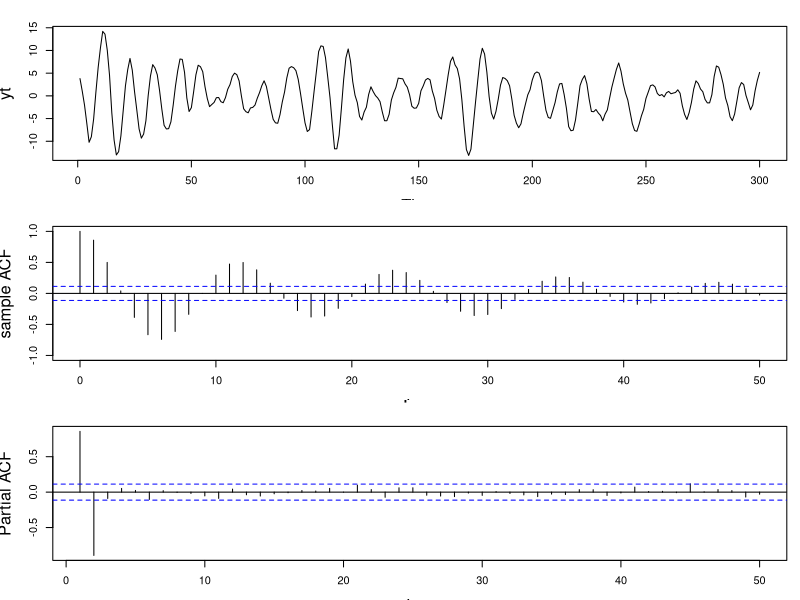
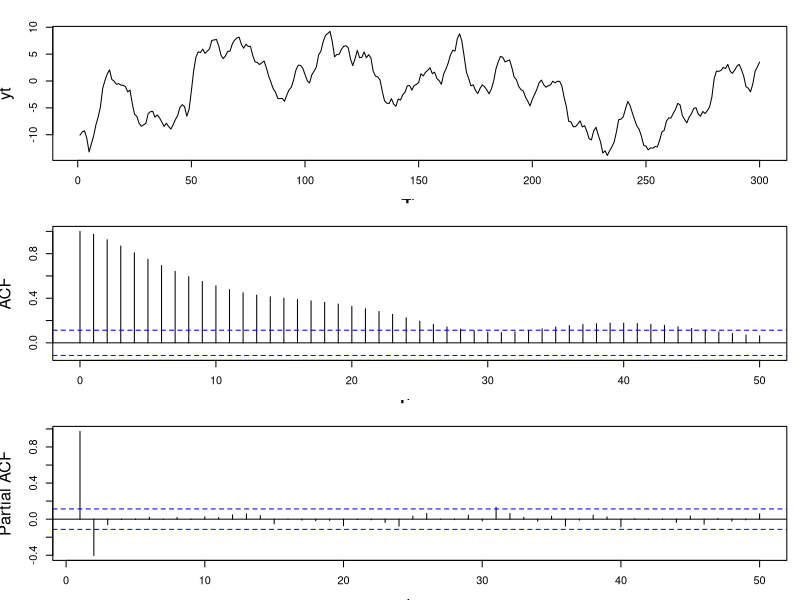
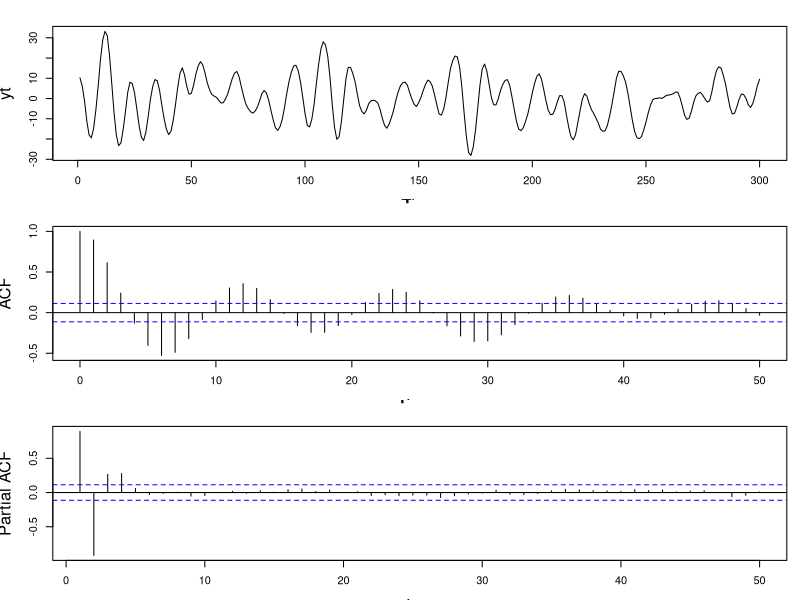

These charts were generated, in order, by the following R code:
## ---- chunk 1
#| label: ar-roots

# Assume the folloing AR coefficients for an AR(8)
phi=c(0.27, 0.07, -0.13, -0.15, -0.11, -0.15, -0.23, -0.14)
roots=1/polyroot(c(1, -phi)) # compute reciprocal characteristic roots
r=Mod(roots) # compute moduli of reciprocal roots
lambda=2*pi/Arg(roots) # compute periods of reciprocal roots

# print results modulus and frequency by decreasing order
print(cbind(r, abs(lambda))[order(r, decreasing=TRUE), ][c(2,4,6,8),]) 
## ---- chunk 2
#| label: ar-sim-complex-valued-roots

## simulate data from an AR(2)
set.seed(2021)
## AR(2) with a pair of complex-valued roots with modulus 0.95 and period 12 
r=0.95
lambda=12 
phi=numeric(2) 
phi[1]<- 2*r*cos(2*pi/lambda) 
phi[2] <- -r^2
phi
T=300 # number of time points
sd=1 # innovation standard deviation
yt=arima.sim(n=T, model = list(ar = phi), sd=sd)

par(mfrow = c(3, 1), mar = c(3, 4, 2, 1), cex.lab = 1.5)
## plot simulated data
ts.plot(yt)
## draw sample autocorrelation function
acf(yt, lag.max = 50,
    type = "correlation", ylab = "sample ACF", 
    lty = 1, ylim = c(-1, 1), main = " ")

## draw sample partial autocorrelation function
pacf(yt, lag.ma = 50, main = "sample PACF")
## ---- chunk 3
#| label: ar-sim-real-valued-roots
### Simulate from AR(2) with two real reciprocal roots (e.g., 0.95 and 0.5)
set.seed(2021)
recip_roots=c(0.95, 0.5) ## two different real reciprocal roots
phi=c(sum(recip_roots), -prod(recip_roots)) ## compute ar coefficients
phi
T=300 ## set up number of time points
sd=1 ## set up standard deviation
yt=arima.sim(n=T,model = list(ar=phi),sd=sd) # generate ar(2)

par(mfrow = c(3, 1), mar = c(3, 4, 2, 1),  cex.lab = 1.5, cex.main = 1.5)
### plot simulated data 
ts.plot(yt)
### plot sample ACF
acf(yt, lag.max = 50, type = "correlation",  main = "sample ACF")
### plot sample PACF
pacf(yt, lag.max = 50, main = "sample PACF")
## ---- chunk 4
#| label: ar-sim-ar3

### Simulate from AR(3) with one real root 
### and a pair of complex roots (e.g., r=0.95 and lambda = 12 and real root with
### 0.8 modulus)
set.seed(2021)
r= c(0.95, 0.95, 0.8) ## modulus
lambda=c(-12, 12) ## lambda
recip_roots=c(r[1:2]*exp(2*pi/lambda*1i), r[3]) ## reciprocal roots
phi <- numeric(3) # placeholder for phi
phi[1]=Re(sum(recip_roots)) # ar coefficients at lag 1
phi[2]=-Re(recip_roots[1]*recip_roots[2] + recip_roots[1]*recip_roots[3] + recip_roots[2]*recip_roots[3]) # ar coefficients at lag 2
phi[3]=Re(prod(recip_roots))
phi
T=300 # number of time points
sd=1 # standard deviation
yt=arima.sim(n=T,model = list(ar=phi), sd = sd) # generate ar(3)

par(mfrow = c(3,1),  mar = c(3, 4, 2, 1), cex.lab = 1.5, cex.main = 1.5)
### plot simulated data 
ts.plot(yt)
### plot sample ACF
acf(yt, lag.max = 50, type = "correlation",  main = "sample ACF")
### plot sample PACF
pacf(yt, lag.max = 50, main = "sample PACF")

